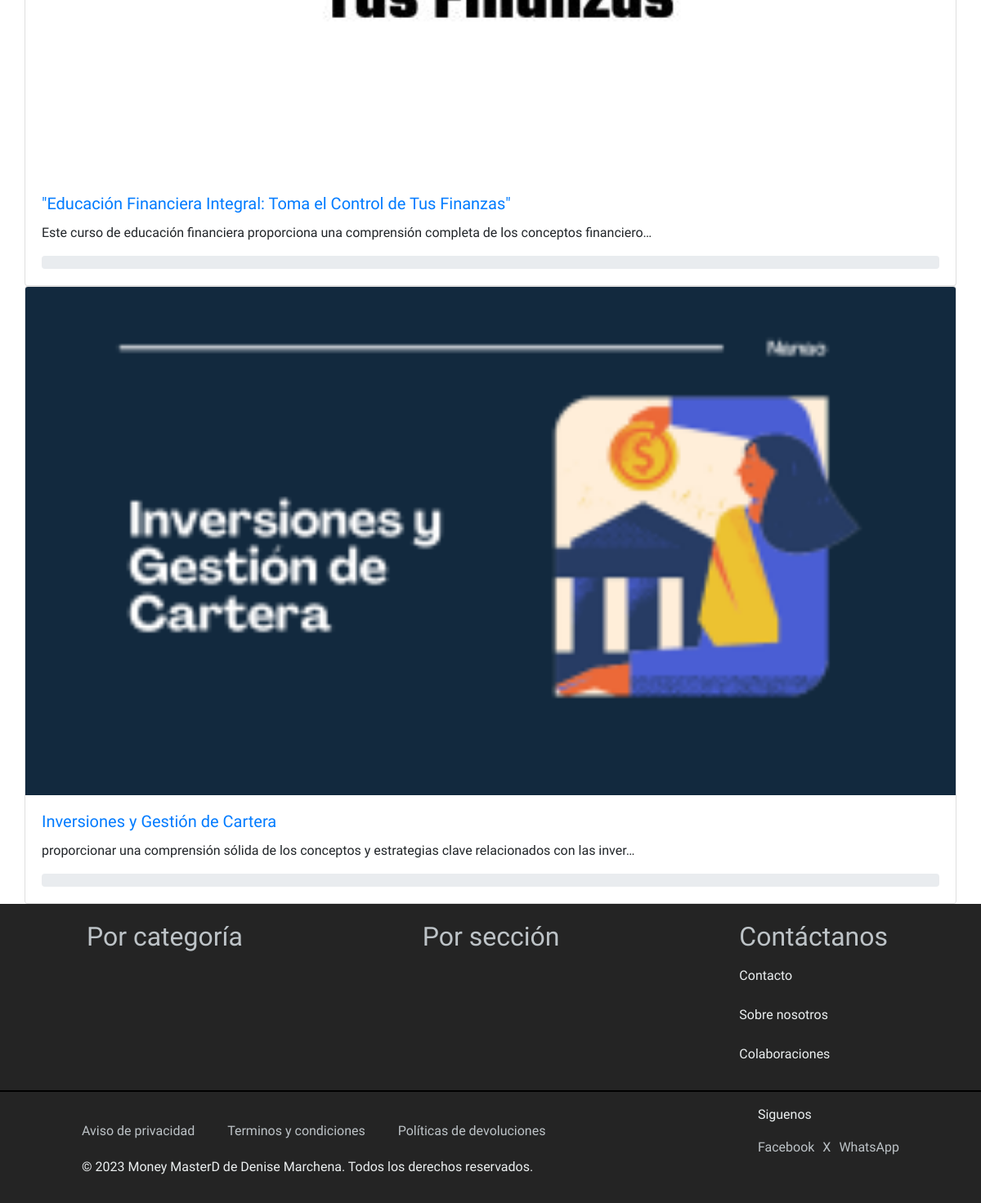
Before: /Contenido/ (signed in, lower part) with the older database file.
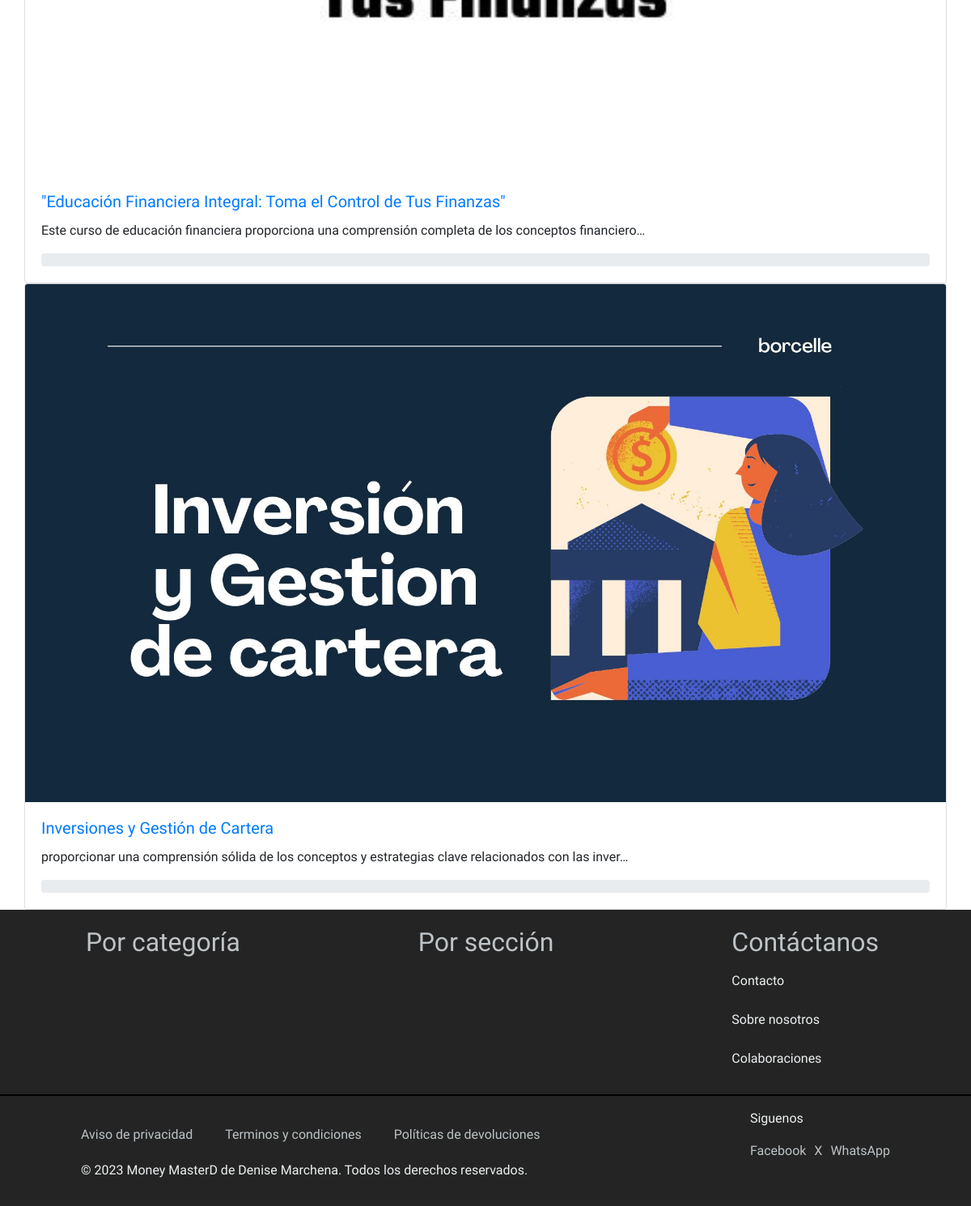
After: the same page with the newer database file.
### Money/models.py (models this page shows, shortened)
class Curso(models.Model):
    titulo = models.CharField(max_length=200)
    descripcion = models.TextField()
    CATEGORIAS_CHOICES = [
        ('EconomiaPersonal', 'Economía Personal'),
        ('FundamentosEmprendimiento', 'Fundamentos de Emprendimiento'),
        ('GestionFinancieraEmpresarial', 'Gestión Financiera Empresarial'),
        ('InversionesMercadosFinancieros', 'Inversiones y Mercados Financieros'),
        ('ImpuestosObligacionesLegales', 'Impuestos y Obligaciones Legales'),
        ('TecnologiaFinanzas', 'Tecnología y Finanzas'),
        ('DesarrolloHabilidadesSoft', 'Desarrollo de Habilidades Soft'),
        ('TendenciasActualidadFinanciera', 'Tendencias y Actualidad Financiera'),
    ]
    categoria = models.CharField(max_length=100, choices=CATEGORIAS_CHOICES, default='EconomiaPersonal')
    destacado = models.BooleanField(default=False)
    duracion = models.DurationField(null=True, blank=True)  # Duración total del curso
    fecha_creacion = models.DateTimeField(default=timezone.now)
    instructor = models.ForeignKey(User, on_delete=models.CASCADE, related_name='cursos_creados')
    precio = models.DecimalField(max_digits=10, decimal_places=2)
    imagen = models.ImageField(upload_to='cursos/', null=True, blank=True)
    vistas = models.PositiveIntegerField(default=0)
    lecciones_completadas = models.PositiveIntegerField(default=0)

### Money/views.py (the view)
# urls.py: path('Contenido/', views.index_contenido, name='index_contenido'),
@login_required
def index_contenido(request):
    cursos = Curso.objects.all()
    inscripciones_en_progreso = InscripcionCurso.objects.filter(usuario=request.user, completado=False)
    context = {
        'cursos': cursos,
        'inscripciones_en_progreso': inscripciones_en_progreso,
    }
    return render(request, 'contenido/inicio.html', context)

### Money/templates/contenido/inicio.html (shortened to what this page needs)
{% extends "contenido/base.html" %}
{% block content %}
<div class="container">
    <div class="tab-content" id="myTabContent">
        <div class="tab-pane fade show active" id="todos" role="tabpanel">
            {% for curso in cursos %}
            <div class="card">
                <img src="{{ curso.imagen.url }}" class="card-img-top" alt="{{ curso.titulo }}">
                <div class="card-body">
                    <h5 class="card-title">
                        <a href="{% url 'detalle_curso' curso.id %}">{{ curso.titulo }}</a>
                    </h5>
                    <p class="card-text">{{ curso.descripcion|truncatechars:100 }}</p>
                    <div class="progress">
                    </div>
                </div>
            </div>
            {% endfor %}
        </div>
    </div>
</div>
{% endblock %}

Changed rows visible on the page:
changed Curso "Inversiones y Gestión de Cartera": imagen: a different picture
